Frame 1 (no input): blank canvas, image omitted
Frame 60 (no input): blank canvas, image omitted
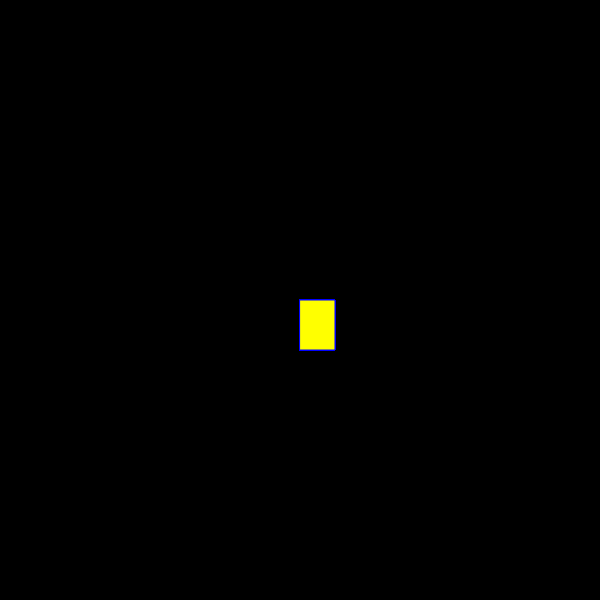
Frame 120 (the mouse pressed at the canvas centre since frame 60)

The p5.js sketch whose frames 1 and 60 were blank and that drew this single picture after the mouse press (run headless with seeded random() and noise() and a simulated clock; from frame 60 on, the mouse is pressed at the canvas centre):

// p5.js sketch
// ── sketch.js
function setup() {
    createCanvas(600, 600);
    background ("black")
  }
  
  function draw() {
    
    stroke("blue");
    fill("yellow");
    
    // console.log(mouseIsPressed) 
    
    if(mouseIsPressed) {
      rect(mouseX, mouseY, 35, 50);
    }
  }
